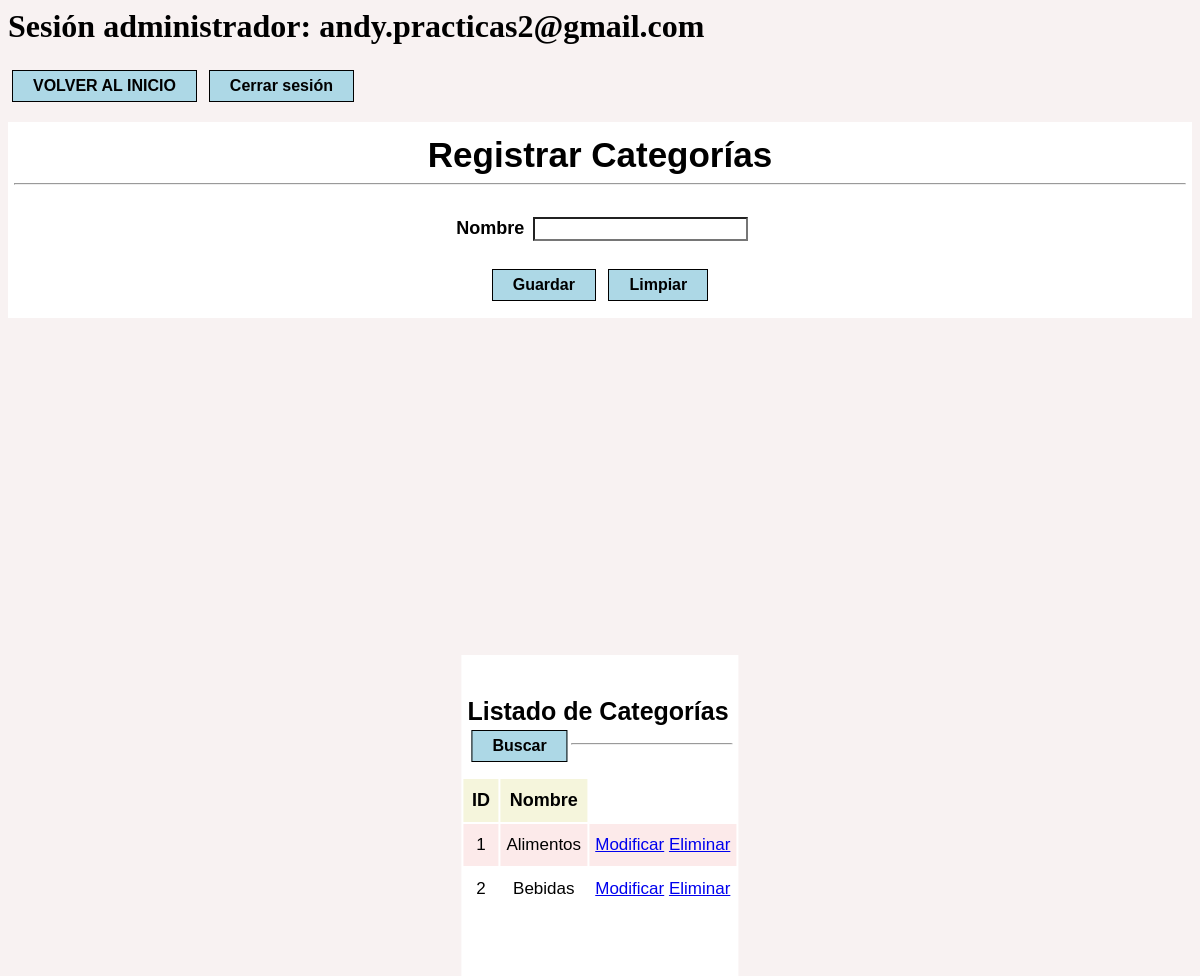
The page /crud_administrador/categorias/categorias.php (signed in) on the database its author committed.
### tables this page shows
CREATE TABLE `categoria` (
  `id_categoria` int(10) NOT NULL,
  `nombre_categoria` varchar(50) NOT NULL
);

### crud_administrador/categorias/categorias.php (the view, shortened to what this page needs)
<?php
include("../../conexion.php");
if(isset($_SESSION['administrador']))
{
	$usuarioingresado = $_SESSION['administrador'];
	echo "<h1> Sesión administrador: $usuarioingresado </h1>";
}
?>
<html>
<head>
<link rel="stylesheet" href="../../estilos/estilo_proveedores.css">
</head>
<body>
<header>
<form method="POST">
<input type="submit" value="VOLVER AL INICIO" name="btnvolver"/>
<input type="submit" value="Cerrar sesión" name="btncerrar"/>
</form>
</header>
<form name="Guardar_Limpiar" action="guardar_limpiar_categoria.php" method="post">
<table>
<tr><td colspan="8" align="center"><label class="label1">Registrar Categorías</label><hr></td></tr>
<tr>
	<td align="center"><label>Nombre</label> <input type="text" maxlength="50" name="txtnombre" required></td>
</tr>
<tr><td colspan="7" align="center">
<input type="submit" value="Guardar" name="grabardatos">
<input type="submit" value="Limpiar" name="limpiardatos" onClick="javascript: return confirm('Presione Aceptar para limpiar los formularios.');">
</td>
</tr>
</table>
</form>
<table class="tabla1">
<tr><td colspan="9" align="center"><label class="label2"> <br>Listado de Categorías</label>
<form method="POST"><input type="submit" value="Buscar" name="buscar" style="float:left"></form>
<hr></td></tr>
<tr class="tr1">
	<td><label>ID</label></td>
	<td><label>Nombre</label></td>
</tr>
<?php
$sql="SELECT * FROM categoria";
$result=mysqli_query($conn,$sql);
while($mostrar=mysqli_fetch_array($result))
{
?>
<tr class="tr2">
	<td><?php echo $mostrar['id_categoria'] ?>
	<td><?php echo $mostrar['nombre_categoria'] ?>
	<td><?php echo "<a href=\"modificar_categoria.php?id_categoria=$mostrar[id_categoria]\">Modificar</a>
	<a href=\"eliminar_categoria.php?id_categoria=$mostrar[id_categoria]\"
	onClick=\"return confirm('¿Estás seguro de eliminar la categoría $mostrar[nombre_categoria]?')\">Eliminar</a></td>";?>
</tr>
<?php
}
?>
</table>
</body>
</html>

### estilos/estilo_proveedores.css (style rules this page uses)
body { background-color: #f8f2f2; }
input[type=submit] { cursor: pointer; background-color: lightblue; border: 1px solid black; color:black; font-weight: bold; padding: 6px 20px; text-align: center; font-size:16px; margin: 4px 4px; position: center; font-family: Arial; }
input[type="text"] { font-family: Arial; color:black; background-color:white; text-align: left; font-size: 16px; margin: auto; }
label { font-family: Arial; padding: 4px; font-weight: bold; color: black; font-size: 18px; }
.label1 { font-size: 35px; }
.label2 { font-size: 25px; }
table { background-color: #FFFFFF; border: none; width: 100%; padding: 0; margin: 0; }
.tabla1 { background-color: #ffffff; padding: 0; margin: 0; border: none; width: fit-content; top: 85%; left: 50%; position:absolute; transform: translate(-50%,-50%); font-size:17px; text-align: center; display: block; height: 350px; overflow-y: auto; overflow-x: hidden; }
td { padding: 11px 4px; font-family: Arial; }
.tr1 { background-color: beige }
.tr2:nth-child(odd) { background: #fceaea; }
.tr2:nth-child(even) { background: #ffffff; }

### rows shown on the page
categoria: id_categoria "1", nombre_categoria "Alimentos"
categoria: id_categoria "2", nombre_categoria "Bebidas"

### other values the page prints
$usuarioingresado "andy.practicas2@gmail.com"
